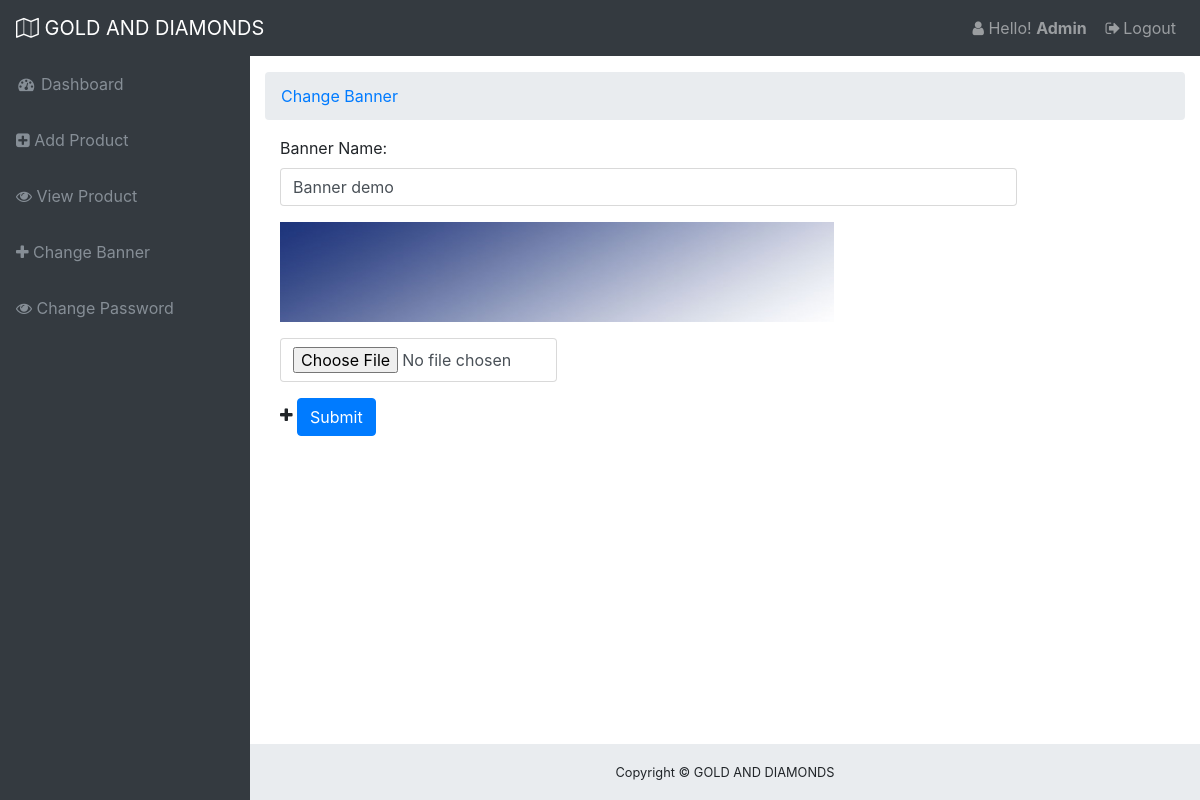
Screenshot of /GD/gdadmin/changebanner.php (signed in) with the database file from the repository.
### tables this page shows
CREATE TABLE `tbl_banner` (
  `id` int(11) NOT NULL,
  `name` varchar(255) NOT NULL,
  `image` varchar(255) NOT NULL
);

### GD/classes/Product.php (called while the page is built, shortened)
<?php
$filepath = realpath(dirname(__FILE__));
include_once ($filepath."/../libs/Database.php");
Class Product{
	private $db;
	public function __construct(){
		$this->db = new Database();
	}
	public function getBanner(){
		$sql = "SELECT * FROM tbl_banner WHERE id=1 ";
		$result = $this->db->select($sql);
		return $result;
	}
}
?>

### GD/libs/Database.php (called while the page is built, shortened)
<?php
Class Database{
	public $host   = DB_HOST;
	public $user   = DB_USER;
	public $pass   = DB_PASS;
	public $dbname = DB_NAME;
	public $link;
	private function connectDB(){
	$this->link = new mysqli($this->host, $this->user, $this->pass, $this->dbname);
 }
	public function select($query){
		$result = $this->link->query($query) or die($this->link->error.__LINE__);
		if($result->num_rows > 0){
			return $result;
		} else {
			return false;
		}
	}
}

### GD/gdadmin/changebanner.php (the view, shortened to what this page needs)
<?php
include_once "admin_header.php";
?>
    <div class="container-fluid">
      <ol class="breadcrumb">
        <li class="breadcrumb-item">
          <a href="#">Change Banner</a>
        </li>
      </ol>
		<form class="form-horizontal" action="" method="POST" enctype="multipart/form-data">
			<?php
                $bn = $pd->getBanner();
                while ($row = $bn->fetch_assoc()) {
             ?>
		  <div class="form-group">
		    <label class="control-label col-sm-2" for="email">Banner Name:</label>
		    <div class="col-sm-10">
		      <input type="text" name="bannertext" class="form-control" id="email" value="<?php echo $row['name'];?>">
		    </div>
		  </div>
			<div class="form-group col-sm-8">
			  <img style="width:95%; height:100px" src="<?php echo $row['image'];?>" alt="<?php echo $row['name'];?>">
			</div>
			<div class="form-group col-sm-4">
			  <input type="file" class="form-control" name="image" id="customFile">
			</div>
		  <div class="form-group">
		    <div class="col-sm-offset-2 col-sm-10">
		    	<i class="fa fa-plus" aria-hidden="true"></i>
		      <input type="submit" class="btn btn-primary" value="Submit" />
		    </div>
		  </div>
		  <?php
		  	}
		  ?>
		</form>
	</div>
<?php
include_once "admin_footer.php";
?>

### GD/gdadmin/admin_header.php (shortened to what this page needs)
<?php
$filepath = realpath(dirname(__FILE__));
  include_once ($filepath."/../libs/Database.php");
  $pd = new Product();
?>
<!DOCTYPE html>
<html lang="en">
<head>
  <link href="vendor/bootstrap/css/bootstrap.min.css" rel="stylesheet">
  <link href="vendor/font-awesome/css/font-awesome.min.css" rel="stylesheet" type="text/css">
  <link href="vendor/datatables/dataTables.bootstrap4.css" rel="stylesheet">
  <link href="css/sb-admin.css" rel="stylesheet">
</head>
<body class="fixed-nav sticky-footer bg-dark" id="page-top">
  <nav class="navbar navbar-expand-lg navbar-dark bg-dark fixed-top" id="mainNav">
    <a class="navbar-brand" href="index.php"><i class="fa fa-map-o" aria-hidden="true"></i> GOLD AND DIAMONDS</a>
    <div class="collapse navbar-collapse" id="navbarResponsive">
      <ul class="navbar-nav navbar-sidenav" id="exampleAccordion">
        <li class="nav-item" data-toggle="tooltip" data-placement="right" title="Dashboard">
          <a href="index.php" class="nav-link" href="index.html">
            <i class="fa fa-fw fa-dashboard"></i>
            <span class="nav-link-text">Dashboard</span>
          </a>
        </li>
        <li class="nav-item" data-toggle="tooltip" data-placement="right" title="Dashboard">
          <a href="addproduct.php" class="nav-link" href="index.html">
            <i class="fa fa-plus-square" aria-hidden="true"></i>
            <span class="nav-link-text">Add Product</span>
          </a>
        </li>
        <li class="nav-item" data-toggle="tooltip" data-placement="right" title="Dashboard">
          <a href="viewproduct.php" class="nav-link" href="index.html">
            <i class="fa fa-eye" aria-hidden="true"></i>
            <span class="nav-link-text">View Product</span>
          </a>
          <li class="nav-item" data-toggle="tooltip" data-placement="right" title="Dashboard">
          <a href="changebanner.php" class="nav-link" href="index.html">
            <i class="fa fa-plus" aria-hidden="true"></i>
            <span class="nav-link-text">Change Banner</span>
          </a>
        </li>
        <li class="nav-item" data-toggle="tooltip" data-placement="right" title="Dashboard">
          <a href="changepass.php" class="nav-link" href="index.html">
            <i class="fa fa-eye" aria-hidden="true"></i>
            <span class="nav-link-text">Change Password</span>
          </a>
        </li>
      </ul>
      <ul class="navbar-nav ml-auto">
        <li class="nav-item">
          <a class="nav-link">
            <i class="fa fa-fw fa-user"></i>Hello! <strong>Admin</strong></a>
        </li>
        <li class="nav-item">
          <a href="?action=logout" class="nav-link" data-toggle="modal" data-target="#exampleModal">
            <i class="fa fa-fw fa-sign-out"></i>Logout</a>
        </li>
      </ul>
    </div>
  </nav>
  <div class="content-wrapper">

### GD/gdadmin/admin_footer.php (shortened to what this page needs)
    <footer class="sticky-footer">
      <div class="container">
        <div class="text-center">
          <small>Copyright © GOLD AND DIAMONDS</small>
        </div>
      </div>
    </footer>
  </div>
</body>
</html>

### GD/gdadmin/css/sb-admin.css (style rules this page uses)
html { position: relative; min-height: 100%; }
body { overflow-x: hidden; }
body.sticky-footer { margin-bottom: 56px; }
body.sticky-footer .content-wrapper { min-height: calc(100vh - 56px - 56px); }
body.fixed-nav { padding-top: 56px; }
.content-wrapper { min-height: calc(100vh - 56px); padding-top: 1rem; }
#mainNav .navbar-collapse { overflow: auto; max-height: 75vh; }
#mainNav .navbar-collapse .navbar-nav .nav-item .nav-link { cursor: pointer; }
@media (min-width: 992px) { #mainNav .navbar-brand { width: 250px; } }
@media (min-width: 992px) { #mainNav .navbar-collapse { overflow: visible; max-height: none; } }
@media (min-width: 992px) { #mainNav .navbar-collapse .navbar-sidenav { position: absolute; top: 0; left: 0; overflow-x: hidden; overflow-y: auto; -webkit-flex-direction: column; -ms-flex-direction: column; flex-direction: column; margin-top: 56px; } }
@media (min-width: 992px) { #mainNav .navbar-collapse .navbar-sidenav > .nav-item { width: 250px; padding: 0; } }
@media (min-width: 992px) { #mainNav .navbar-collapse .navbar-sidenav > .nav-item > .nav-link { padding: 1em; } }
@media (min-width: 992px) { #mainNav.fixed-top .navbar-sidenav { height: calc(100vh - 112px); } }
.content-wrapper { overflow-x: hidden; background: white; }
@media (min-width: 992px) { .content-wrapper { margin-left: 250px; } }
#mainNav.navbar-dark .navbar-collapse .navbar-sidenav > .nav-item > .nav-link { color: #868e96; }
@media (min-width: 992px) { #mainNav.navbar-dark .navbar-collapse .navbar-sidenav { background: #343a40; } }
footer.sticky-footer { position: absolute; right: 0; bottom: 0; width: 100%; height: 56px; background-color: #e9ecef; line-height: 55px; }
@media (min-width: 992px) { footer.sticky-footer { width: calc(100% - 250px); } }

### rows the page displays
tbl_banner: bannertext "Banner demo", image (picture)
